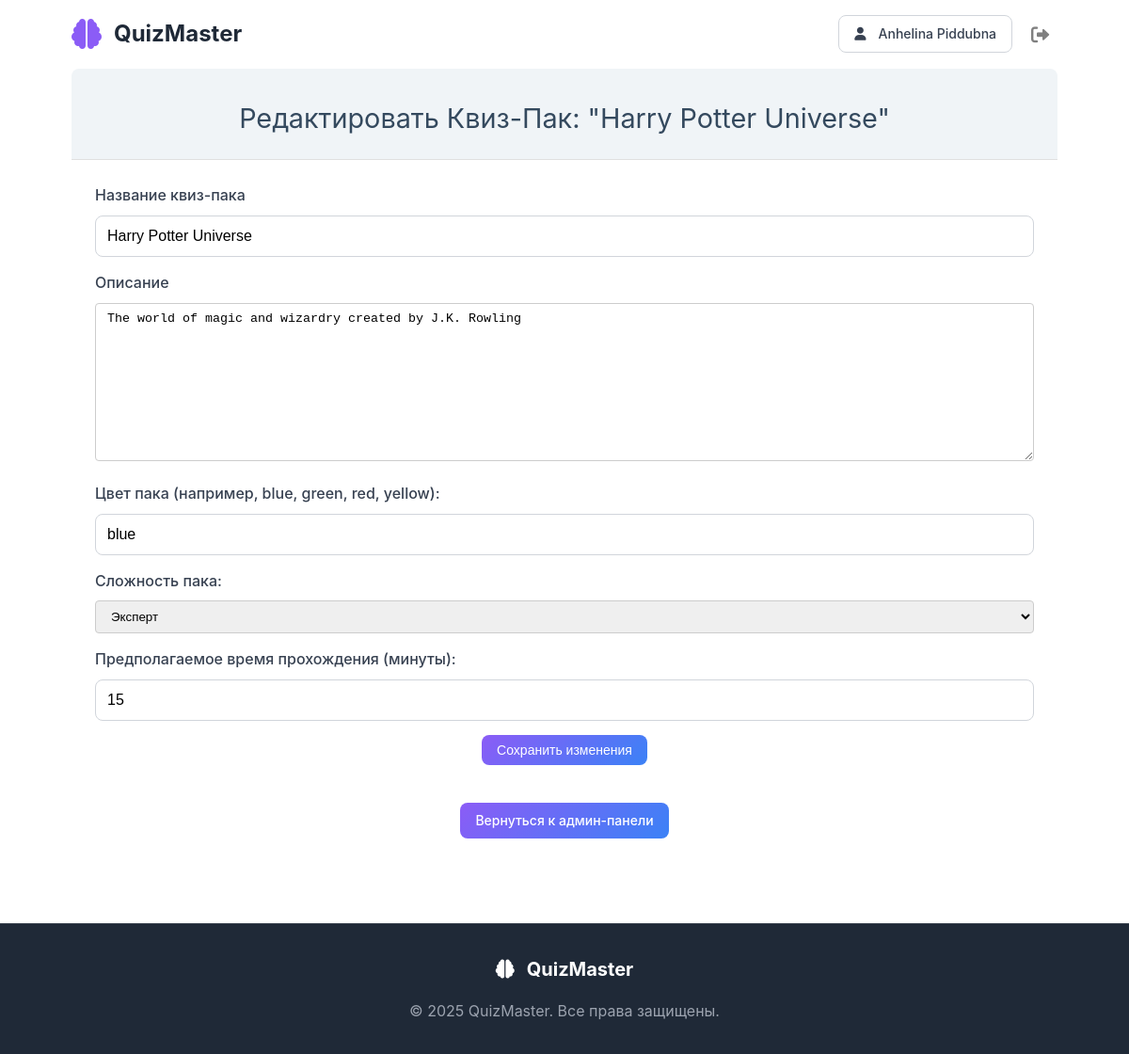
The app's page /admin/quiz/1/edit (signed in) with its own data.
### models.py (models this page shows, shortened)
class User(db.Model, UserMixin): # Добавляем UserMixin
    id = db.Column(db.Integer, primary_key=True)
    name = db.Column(db.String(80), unique=False, nullable=False)
    email = db.Column(db.String(120), unique=True, nullable=False)
    password_hash = db.Column(db.String(128), nullable=False)
    registered_at = db.Column(db.DateTime, nullable=False, default=datetime.utcnow)
    quiz_stats = db.relationship('UserQuizStat', backref='user', lazy=True)

class QuizPack(db.Model):
    id = db.Column(db.Integer, primary_key=True)
    title = db.Column(db.String(100), unique=True, nullable=False)
    description = db.Column(db.String(500), nullable=True)
    image_url = db.Column(db.String(200), nullable=True)
    color = db.Column(db.String(20), default='blue')
    difficulty = db.Column(db.String(20), default='Легкий')
    time_to_complete_minutes = db.Column(db.Integer, default=10)
    questions = db.relationship('Question', backref='quiz_pack', lazy=True)

### routes/admin.py (the view, shortened to what this page needs)
@admin_bp.route("/quiz/<int:quiz_id>/edit", methods=['GET', 'POST'])
@login_required
def edit_quiz_pack(quiz_id):
    quiz_pack = QuizPack.query.get_or_404(quiz_id)
    return render_template("admin/edit_quiz_pack.html", quiz_pack=quiz_pack)

### app.py (called while the page is built)
@login_manager.user_loader
def load_user(user_id):
    return User.query.get(int(user_id))

### templates/admin/edit_quiz_pack.html (shortened to what this page needs)
{% extends "base.html" %}
{% block content %}
    <div class="container">
        <div class="panel-header text-center">
            <div class="panel-title h5 mt-10">Редактировать Квиз-Пак: "{{ quiz_pack.title }}"</div>
        </div>
        <div class="panel-body">
            <form action="{{ url_for('admin.edit_quiz_pack', quiz_id=quiz_pack.id) }}" method="POST" class="form-horizontal">
                <div class="form-group">
                    <div class="col-3 col-sm-12">
                        <label class="form-label" for="title">Название квиз-пака</label>
                    </div>
                    <div class="col-9 col-sm-12">
                        <input class="form-input" type="text" id="title" name="title" value="{{ quiz_pack.title }}" required>
                    </div>
                </div>
                <div class="form-group">
                    <div class="col-3 col-sm-12">
                        <label class="form-label" for="description">Описание</label>
                    </div>
                    <div class="col-9 col-sm-12">
                        <textarea class="form-input" id="description" name="description" rows="10" cols="50">{{ quiz_pack.description }}</textarea>
                    </div>
                </div>
                <div class="form-group">
                    <div class="col-3 col-sm-12">
                        <label class="form-label" for="color">Цвет пака (например, blue, green, red, yellow):</label>
                    </div>
                    <div class="col-9 col-sm-12">
                        <input class="form-input" type="text" id="color" name="color" value="{{ quiz_pack.color }}">
                    </div>
                </div>
                <div class="form-group">
                    <div class="col-3 col-sm-12">
                        <label class="form-label" for="difficulty">Сложность пака:</label>
                    </div>
                    <div class="col-9 col-sm-12">
                        <select id="difficulty" name="difficulty" class="form-input">
                            <option value="Эксперт" {% if quiz_pack.difficulty == 'Эксперт' %}selected{% endif %}>Эксперт</option>
                        </select>
                    </div>
                </div>
                <div class="form-group">
                    <div class="col-3 col-sm-12">
                        <label class="form-label" for="time_to_complete_minutes">Предполагаемое время прохождения (минуты):</label>
                    </div>
                    <div class="col-9 col-sm-12">
                        <input class="form-input" type="number" id="time_to_complete_minutes" name="time_to_complete_minutes" value="{{ quiz_pack.time_to_complete_minutes }}" min="1" required>
                    </div>
                </div>
                <div class="form-group">
                    <div class="col-12 text-center">
                        <button type="submit" class="btn btn-primary">Сохранить изменения</button>
                    </div>
                </div>
            </form>
        </div>
        <div class="panel-footer text-center">
            <a href="{{ url_for('admin.dashboard') }}" class="btn btn-primary">Вернуться к админ-панели</a>
        </div>
    </div>
{% endblock %}

### templates/_header.html
<header class="header">
        <div class="container">
            <div class="header-content">
                <a href="{{ url_for('index') }}" class="logo">
                    <i class="fas fa-brain"></i>
                    <span>QuizMaster</span>
                </a>
                <div class="header-actions">
                    {% if current_user.is_authenticated %}
                        <a href="{{ url_for('auth.profile') }}" class="btn btn-outline">
                            <i class="fas fa-user"></i>
                            {{ current_user.name }}
                        </a>
                        <a href="{{ url_for('auth.logout') }}" class="btn btn-ghost btn-icon-logout">
                            <i class="fas fa-sign-out-alt"></i>
                        </a>
                    {% else %}
                        <a href="{{ url_for('auth.login') }}" class="btn btn-outline">Войти</a>
                        <a href="{{ url_for('auth.register') }}" class="btn btn-primary">Регистрация</a>
                    {% endif %}
                </div>
            </div>
        </div>
    </header>

### static/css/style.css (style rules this page uses)
* { margin: 0; padding: 0; box-sizing: border-box; }
html, body { height: 100%; margin: 0; padding: 0; font-family: -apple-system, BlinkMacSystemFont, "Segoe UI", Roboto, sans-serif; line-height: 1.6; color: #333; display: flex; flex-direction: column; }
.container { width: 90%; max-width: 1200px; margin: 0 auto; padding: 0 1rem; }
.btn { display: inline-flex; align-items: center; justify-content: center; padding: 0.5rem 1rem; border: none; border-radius: 0.5rem; font-size: 0.875rem; font-weight: 500; text-decoration: none; cursor: pointer; transition: all 0.2s; gap: 0.5rem; }
.btn-primary { background: linear-gradient(135deg, #8b5cf6, #3b82f6); color: white; }
.btn-outline { border: 1px solid #d1d5db; background: white; color: #374151; }
.btn-ghost { background: transparent; color: #6b7280; }
.header { border-bottom: 1px solid rgba(255, 255, 255, 0.2); background: rgba(255, 255, 255, 0.8); backdrop-filter: blur(10px); }
.header-content { display: flex; align-items: center; justify-content: space-between; padding: 1rem 0; }
.logo { display: flex; align-items: center; gap: 0.5rem; font-size: 1.5rem; font-weight: bold; color: #1f2937; text-decoration: none; }
.logo i { color: #8b5cf6; font-size: 2rem; }
.header-actions { display: flex; align-items: center; gap: 1rem; }
.btn-icon-logout { display: inline-flex; align-items: center; justify-content: center; width: 30px; height: 30px; border-radius: 5%; background-color: white; color: gray; font-size: 1.2rem; text-decoration: none; transition: background-color 0.3s ease; border: none; cursor: pointer; }
.form-group { margin-bottom: 1rem; }
.form-group label { display: block; font-weight: 500; margin-bottom: 0.5rem; color: #374151; }
.form-group input { width: 100%; padding: 0.75rem; border: 1px solid #d1d5db; border-radius: 0.5rem; font-size: 1rem; transition: border-color 0.2s; }
.panel-header { background-color: #f0f4f7; padding: 20px 25px; border-bottom: 1px solid #e0e0e0; border-top-left-radius: 8px; border-top-right-radius: 8px; }
.panel-title { color: #34495e; font-size: 1.8em; margin: 0; }
.panel-body { padding: 25px; }
.panel-footer { margin-bottom: 90px; }
.text-center { text-align: center; }
.mt-10 { margin-top: 10px; }
.fas { margin-right: 5px; }
.form-group { margin-bottom: 15px; }
.form-label { font-weight: bold; margin-bottom: 5px; }
.form-input, .form-select, .form-textarea { width: 100%; padding: 8px 12px; border: 1px solid #ccc; border-radius: 4px; box-sizing: border-box; }

### records on screen
User: name "Anhelina Piddubna"
QuizPack: title "Harry Potter Universe", description "The world of magic and wizardry created by J.K. Rowling", color "blue", difficulty "Эксперт", time_to_complete_minutes "15"
